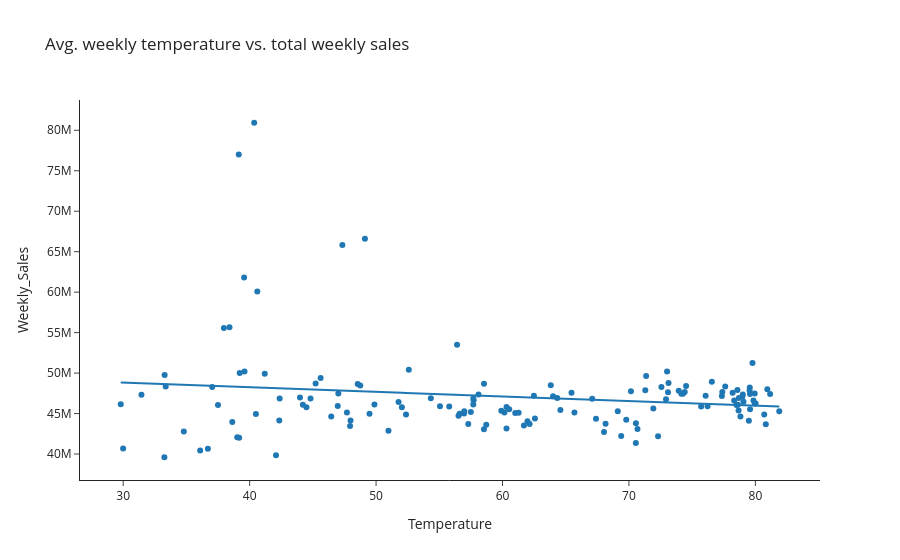

The code cell stored with this chart in its notebook:
### Markdown cell above
### Temperature vs. Sales

Average regional temperature could matter (think: heaters, snow shovels,
swimsuits). We aggregate to the weekly chain level so the picture isn't
dominated by store-level noise.

### Code cell
weekly = (
    df.groupby("Date")
    .agg(
        Weekly_Sales=("Weekly_Sales", "sum"),
        Temperature=("Temperature", "mean"),
        Fuel_Price=("Fuel_Price", "mean"),
        CPI=("CPI", "mean"),
        Unemployment=("Unemployment", "mean"),
    )
    .reset_index()
)

fig = px.scatter(
    weekly,
    x="Temperature",
    y="Weekly_Sales",
    trendline="ols",
    title="Avg. weekly temperature vs. total weekly sales",
    template="simple_white",
)
fig.show()

### Figure 1 — Plotly figure (JSON) as saved in the notebook; plotly's stock layout.template omitted (floating-point values rounded to 4 significant figures; data arrays with more than 128 entries replaced by an {"elided": "..."} marker saying what was removed)
{"data": [{"hovertemplate": "Temperature=%{x}<br>Weekly_Sales=%{y}<extra></extra>", "legendgroup": "", "marker": {"color": "#1F77B4", "symbol": "circle"}, "mode": "markers", "name": "", "orientation": "v", "showlegend": false, "type": "scatter", "x": {"elided": "143 float values"}, "xaxis": "x", "y": {"elided": "143 float values"}, "yaxis": "y"}, {"hovertemplate": "<b>OLS trendline</b><br>Weekly_Sales = -56643 * Temperature + 5.052e+07<br>R<sup>2</sup>=0.025155<br><br>Temperature=%{x}<br>Weekly_Sales=%{y} <b>(trend)</b><extra></extra>", "legendgroup": "", "marker": {"color": "#1F77B4", "symbol": "circle"}, "mode": "lines", "name": "", "showlegend": false, "type": "scatter", "x": {"elided": "143 float values"}, "xaxis": "x", "y": {"elided": "143 float values"}, "yaxis": "y"}], "layout": {"legend": {"tracegroupgap": 0}, "title": {"text": "Avg. weekly temperature vs. total weekly sales"}, "xaxis": {"anchor": "y", "domain": [0.0, 1.0], "title": {"text": "Temperature"}}, "yaxis": {"anchor": "x", "domain": [0.0, 1.0], "title": {"text": "Weekly_Sales"}}}}
